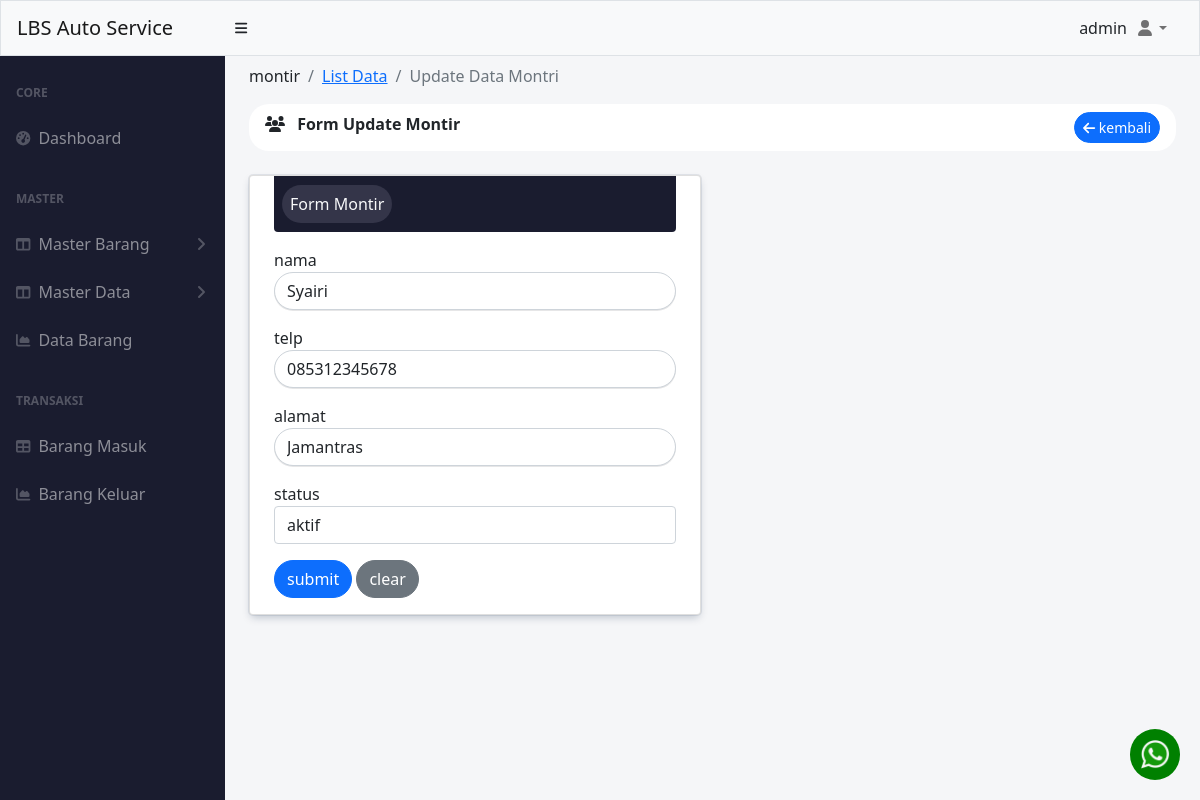
/index.php?montir=update&id=16 (signed in), run on the app's committed database.
### tables this page shows
CREATE TABLE `montir` (
  `id` int(11) NOT NULL,
  `nama` varchar(50) NOT NULL,
  `telp` char(20) NOT NULL,
  `alamat` varchar(255) NOT NULL,
  `status` enum('aktif','non-aktif') NOT NULL
);

### pages/master_data/montir/update.php (the view, shortened to what this page needs)
<?php
include './koneksi.php';
$id = $_GET['id'];
$query_select = mysqli_query($conn, "SELECT * FROM montir WHERE id='$id'");
$data = mysqli_fetch_assoc($query_select);
?>
<div class="container-fluid px-4 ">
    <ol class="breadcrumb pt-2">
        <li class="breadcrumb-item ">montir</li>
        <li class="breadcrumb-item"><a href="index.php?menu=montir">List Data</a></li>
        <li class="breadcrumb-item active">Update Data Montri</li>
    </ol>
    <div class="mb-4">
        <div class="card-header clearfix mb-3" style="border-radius: 20px ;background-color: white; border:0px;">
            <i class="fa-solid fa-users"></i>
            <span class="ms-2 fw-bolder"> Form Update Montir</span>
            <a href="index.php?menu=montir" class="btn btn-sm btn-primary float-end rounded-pill ">
                <i class="fa-solid fa-arrow-left"></i> kembali
            </a>
        </div>
    </div>
    <div class="row ">
        <div class="mb-4 col-md-6">
            <div class="card border-none" style="box-shadow: rgba(9, 30, 66, 0.25) 0px 4px 8px -2px, rgba(9, 30, 66, 0.08) 0px 0px 0px 1px;">
                <div class="rounded-bottom mx-4  py-3 px-2  text-light" style="background-color: #1a1c2f;">
                    <span class="p-2 rounded-pill flex" style="background-color: #343549;"> Form Montir</span>
                </div>
                <div class="card-body px-4">
                    <form action="" method="POST">
                        <div class="mb-3">
                            <label for="nama" class="form-label py-0 m-0">nama</label>
                            <input type="text" value="<?= $data['nama'] ?>" class="form-control rounded-pill border-none" id="nama" name="nama" placeholder="nama" required style="box-shadow: rgba(17, 17, 26, 0.1) 0px 1px 0px;">
                        </div>
                        <div class="mb-3">
                            <label for="telp" class="form-label py-0 m-0">telp</label>
                            <input type="number" value="<?= $data['telp'] ?>" class="form-control rounded-pill border-none" id="telp" name="telp" placeholder="ex: 08xxxxxxxxxx" required style="box-shadow: rgba(17, 17, 26, 0.1) 0px 1px 0px;">
                        </div>
                        <div class="mb-3">
                            <label for="alamat" class="form-label py-0 m-0">alamat</label>
                            <input type="text" value="<?= $data['alamat'] ?>" class="form-control rounded-pill border-none" id="alamat" name="alamat" placeholder="alamat" required style="box-shadow: rgba(17, 17, 26, 0.1) 0px 1px 0px;">
                        </div>
                        <div class="mb-3">
                            <label for="status" class="form-label py-0 m-0">status</label>
                            <select name="status" id="status" class="form-control">
                                <?php
                                if ($data['status'] == 'aktif') {
                                ?>
                                    <option value="aktif" selected>aktif</option>
                                <?php
                                } elseif ($data['status'] = 'non-aktif') {
                                ?>
                                    <option value="non-aktif" selected>non-aktif</option>
                                <?php
                                }
                                ?>
                            </select>
                        </div>
                        <button name="submit" name="submit" class="btn btn-primary rounded-pill">submit</button>
                        <button class="btn btn-secondary rounded-pill">clear</button>
                    </form>
                </div>
            </div>
        </div>
    </div>
</div>

### data on the page
montir: nama "Syairi", telp "085312345678", alamat "Jamantras", status "aktif"

### other printed values
$varSession['username'] "admin"
